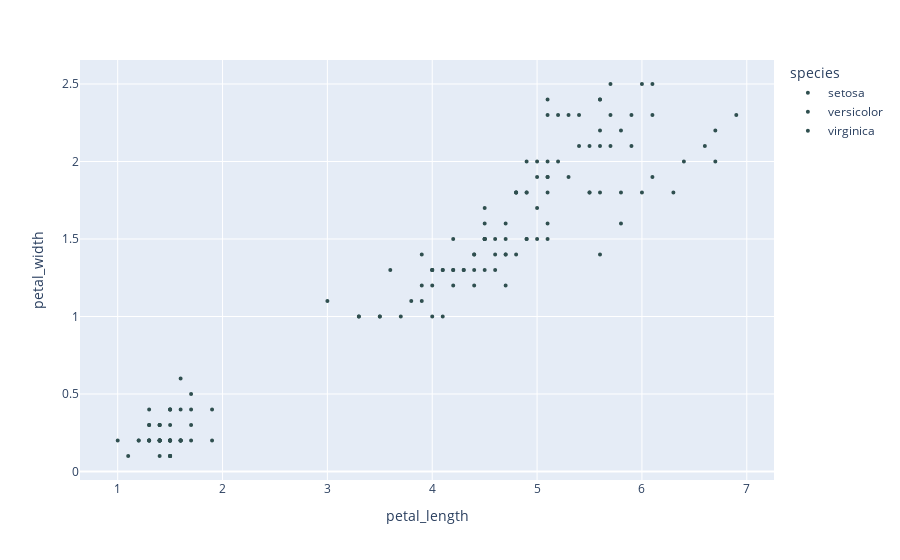

Source (notebook cell):
### Code cell
grafica = px.scatter(datos,x ="petal_length", y ="petal_width", color="species")
grafica.update_traces(marker=dict(size=2,
                                  line=dict(width = 2,
                                            color="DarkSlategray")),
                      selector=dict(mode="markers"))

### Figure 1 — Plotly figure (JSON) as saved in the notebook; plotly's stock layout.template omitted (floating-point values rounded to 4 significant figures)
{"data": [{"hovertemplate": "species=setosa<br>petal_length=%{x}<br>petal_width=%{y}<extra></extra>", "legendgroup": "setosa", "marker": {"color": "#636efa", "line": {"color": "DarkSlategray", "width": 2}, "size": 2, "symbol": "circle"}, "mode": "markers", "name": "setosa", "orientation": "v", "showlegend": true, "type": "scatter", "x": [1.4, 1.4, 1.3, 1.5, 1.4, 1.7, 1.4, 1.5, 1.4, 1.5, 1.5, 1.6, 1.4, 1.1, 1.2, 1.5, 1.3, 1.4, 1.7, 1.5, 1.7, 1.5, 1, 1.7, 1.9, 1.6, 1.6, 1.5, 1.4, 1.6, 1.6, 1.5, 1.5, 1.4, 1.5, 1.2, 1.3, 1.5, 1.3, 1.5, 1.3, 1.3, 1.3, 1.6, 1.9, 1.4, 1.6, 1.4, 1.5, 1.4], "xaxis": "x", "y": [0.2, 0.2, 0.2, 0.2, 0.2, 0.4, 0.3, 0.2, 0.2, 0.1, 0.2, 0.2, 0.1, 0.1, 0.2, 0.4, 0.4, 0.3, 0.3, 0.3, 0.2, 0.4, 0.2, 0.5, 0.2, 0.2, 0.4, 0.2, 0.2, 0.2, 0.2, 0.4, 0.1, 0.2, 0.1, 0.2, 0.2, 0.1, 0.2, 0.2, 0.3, 0.3, 0.2, 0.6, 0.4, 0.3, 0.2, 0.2, 0.2, 0.2], "yaxis": "y"}, {"hovertemplate": "species=versicolor<br>petal_length=%{x}<br>petal_width=%{y}<extra></extra>", "legendgroup": "versicolor", "marker": {"color": "#EF553B", "line": {"color": "DarkSlategray", "width": 2}, "size": 2, "symbol": "circle"}, "mode": "markers", "name": "versicolor", "orientation": "v", "showlegend": true, "type": "scatter", "x": [4.7, 4.5, 4.9, 4, 4.6, 4.5, 4.7, 3.3, 4.6, 3.9, 3.5, 4.2, 4, 4.7, 3.6, 4.4, 4.5, 4.1, 4.5, 3.9, 4.8, 4, 4.9, 4.7, 4.3, 4.4, 4.8, 5, 4.5, 3.5, 3.8, 3.7, 3.9, 5.1, 4.5, 4.5, 4.7, 4.4, 4.1, 4, 4.4, 4.6, 4, 3.3, 4.2, 4.2, 4.2, 4.3, 3, 4.1], "xaxis": "x", "y": [1.4, 1.5, 1.5, 1.3, 1.5, 1.3, 1.6, 1, 1.3, 1.4, 1, 1.5, 1, 1.4, 1.3, 1.4, 1.5, 1, 1.5, 1.1, 1.8, 1.3, 1.5, 1.2, 1.3, 1.4, 1.4, 1.7, 1.5, 1, 1.1, 1, 1.2, 1.6, 1.5, 1.6, 1.5, 1.3, 1.3, 1.3, 1.2, 1.4, 1.2, 1, 1.3, 1.2, 1.3, 1.3, 1.1, 1.3], "yaxis": "y"}, {"hovertemplate": "species=virginica<br>petal_length=%{x}<br>petal_width=%{y}<extra></extra>", "legendgroup": "virginica", "marker": {"color": "#00cc96", "line": {"color": "DarkSlategray", "width": 2}, "size": 2, "symbol": "circle"}, "mode": "markers", "name": "virginica", "orientation": "v", "showlegend": true, "type": "scatter", "x": [6, 5.1, 5.9, 5.6, 5.8, 6.6, 4.5, 6.3, 5.8, 6.1, 5.1, 5.3, 5.5, 5, 5.1, 5.3, 5.5, 6.7, 6.9, 5, 5.7, 4.9, 6.7, 4.9, 5.7, 6, 4.8, 4.9, 5.6, 5.8, 6.1, 6.4, 5.6, 5.1, 5.6, 6.1, 5.6, 5.5, 4.8, 5.4, 5.6, 5.1, 5.1, 5.9, 5.7, 5.2, 5, 5.2, 5.4, 5.1], "xaxis": "x", "y": [2.5, 1.9, 2.1, 1.8, 2.2, 2.1, 1.7, 1.8, 1.8, 2.5, 2, 1.9, 2.1, 2, 2.4, 2.3, 1.8, 2.2, 2.3, 1.5, 2.3, 2, 2, 1.8, 2.1, 1.8, 1.8, 1.8, 2.1, 1.6, 1.9, 2, 2.2, 1.5, 1.4, 2.3, 2.4, 1.8, 1.8, 2.1, 2.4, 2.3, 1.9, 2.3, 2.5, 2.3, 1.9, 2, 2.3, 1.8], "yaxis": "y"}], "layout": {"autosize": true, "legend": {"title": {"text": "species"}, "tracegroupgap": 0}, "margin": {"t": 60}, "xaxis": {"anchor": "y", "autorange": true, "domain": [0, 1], "range": [0.6411, 7.259], "title": {"text": "petal_length"}, "type": "linear"}, "yaxis": {"anchor": "x", "autorange": true, "domain": [0, 1], "range": [-0.075, 2.675], "title": {"text": "petal_width"}, "type": "linear"}}}
